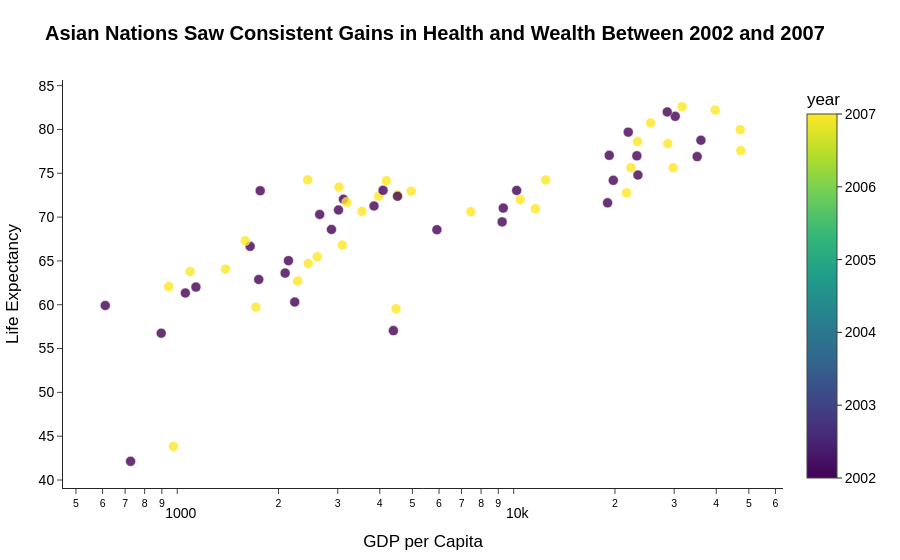

This figure's notebook cell:
### Markdown cell above
## Task 1 — Scatter: life expectancy change over time

**What to build:** A scatter showing **GDP per capita vs life expectancy** for **two years** (2000 and 2007) to show how both moved — use **colour for year** (just 2 colours), **one continent only**.

Choose any continent except Africa (that was the example). Highlight the change direction.

> 💡 Filter: `df.loc[df['continent'] == 'YOUR_CHOICE']` then filter years

### Code cell
# Task 1 — Scatter: life expectancy change over time (Asia 2002 vs 2007)

# 1. Filter data
df_task1 = df[(df['continent'] == 'Asia') & (df['year'].isin([2002, 2007]))]

# 2. Build the Scatter Plot
# Use color for year (exactly 2 colours)
fig = px.scatter(
    df_task1,
    x="gdpPercap",
    y="lifeExp",
    color="year",
    color_discrete_map={2002: "#A6CEE3", 2007: "#1F78B4"}, # Subtle vs Bold blue
    labels={"gdpPercap": "GDP per Capita", "lifeExp": "Life Expectancy"},
    log_x=True, # Rule 4: Log scale for GDP
    template="simple_white"
)

# 3. Apply Professional Styling
fig.update_layout(
    title="<b>Asian Nations Saw Consistent Gains in Health and Wealth Between 2002 and 2007</b>",
    font=dict(family="Arial", size=14, color="black"),
    showlegend=True,
    legend_title_text='Year',
    margin=dict(l=50, r=50, t=80, b=50)
)

fig.update_traces(marker=dict(size=10, opacity=0.8, line=dict(width=0.5, color='white')))

fig.show()

### Figure 1 — Plotly figure (JSON) as saved in the notebook; plotly's stock layout.template omitted (floating-point values rounded to 4 significant figures)
{"data": [{"hovertemplate": "GDP per Capita=%{x}<br>Life Expectancy=%{y}<br>year=%{marker.color}<extra></extra>", "legendgroup": "", "marker": {"color": [2002, 2007, 2002, 2007, 2002, 2007, 2002, 2007, 2002, 2007, 2002, 2007, 2002, 2007, 2002, 2007, 2002, 2007, 2002, 2007, 2002, 2007, 2002, 2007, 2002, 2007, 2002, 2007, 2002, 2007, 2002, 2007, 2002, 2007, 2002, 2007, 2002, 2007, 2002, 2007, 2002, 2007, 2002, 2007, 2002, 2007, 2002, 2007, 2002, 2007, 2002, 2007, 2002, 2007, 2002, 2007, 2002, 2007, 2002, 2007, 2002, 2007, 2002, 2007, 2002, 2007], "coloraxis": "coloraxis", "line": {"color": "white", "width": 0.5}, "opacity": 0.8, "size": 10, "symbol": "circle"}, "mode": "markers", "name": "", "orientation": "v", "showlegend": false, "type": "scatter", "x": [726.7, 974.6, 23400.0, 29800.0, 1136.0, 1391.0, 896.2, 1714.0, 3119.0, 4959.0, 30210.0, 39720.0, 1747.0, 2452.0, 2874.0, 3541.0, 9241.0, 11610.0, 4391.0, 4471.0, 21910.0, 25520.0, 28600.0, 31660.0, 3845.0, 4519.0, 1647.0, 1593.0, 19230.0, 23350.0, 35110.0, 47310.0, 9314.0, 10460.0, 10210.0, 12450.0, 2141.0, 3096.0, 611.0, 944.0, 1057.0, 1091.0, 19770.0, 22320.0, 2093.0, 2606.0, 2651.0, 3190.0, 19010.0, 21650.0, 36020.0, 47140.0, 3015.0, 3970.0, 4091.0, 4185.0, 23240.0, 28720.0, 5913.0, 7458.0, 1764.0, 2442.0, 4515.0, 3025.0, 2235.0, 2281.0], "xaxis": "x", "y": [42.13, 43.83, 74.8, 75.64, 62.01, 64.06, 56.75, 59.72, 72.03, 72.96, 81.5, 82.21, 62.88, 64.7, 68.59, 70.65, 69.45, 70.96, 57.05, 59.55, 79.7, 80.75, 82.0, 82.6, 71.26, 72.53, 66.66, 67.3, 77.05, 78.62, 76.9, 77.59, 71.03, 71.99, 73.04, 74.24, 65.03, 66.8, 59.91, 62.07, 61.34, 63.78, 74.19, 75.64, 63.61, 65.48, 70.3, 71.69, 71.63, 72.78, 78.77, 79.97, 70.81, 72.4, 73.05, 74.14, 76.99, 78.4, 68.56, 70.62, 73.02, 74.25, 72.37, 73.42, 60.31, 62.7], "yaxis": "y"}], "layout": {"coloraxis": {"colorbar": {"title": {"text": "year"}}, "colorscale": [[0, "#440154"], [0.1111, "#482878"], [0.2222, "#3e4989"], [0.3333, "#31688e"], [0.4444, "#26828e"], [0.5556, "#1f9e89"], [0.6667, "#35b779"], [0.7778, "#6ece58"], [0.8889, "#b5de2b"], [1, "#fde725"]]}, "font": {"color": "black", "family": "Arial", "size": 14}, "legend": {"title": {"text": "Year"}, "tracegroupgap": 0}, "margin": {"b": 50, "l": 50, "r": 50, "t": 80}, "showlegend": true, "title": {"text": "<b>Asian Nations Saw Consistent Gains in Health and Wealth Between 2002 and 2007</b>"}, "xaxis": {"anchor": "y", "domain": [0, 1], "title": {"text": "GDP per Capita"}, "type": "log"}, "yaxis": {"anchor": "x", "domain": [0, 1], "title": {"text": "Life Expectancy"}}}}
